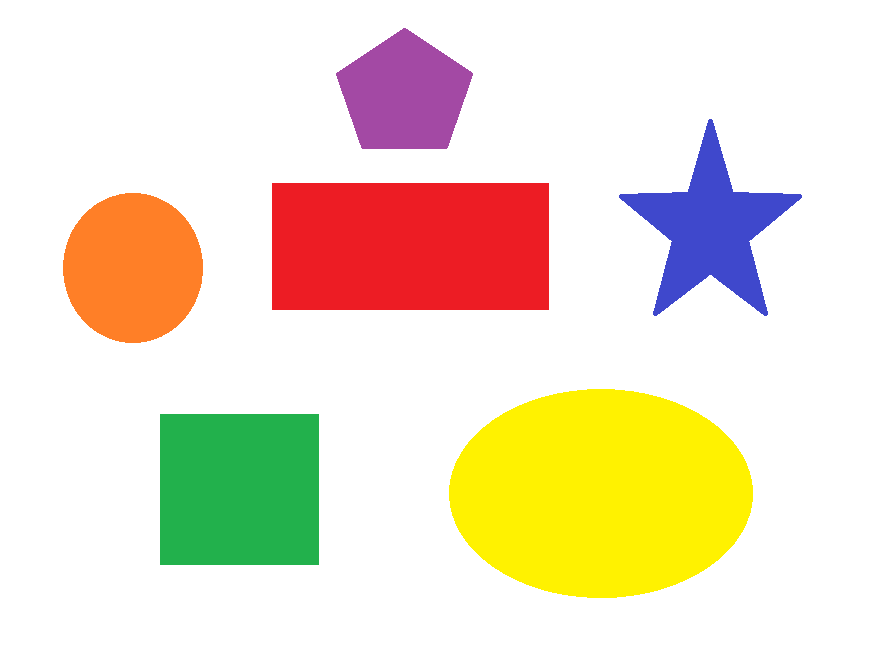
#> input picture Aditya_pics/shapes.png, 887 x 648 px
$ jupyter execute Aditya_OpenCV_CornerDetection.ipynb
#> lines starting #> are read from the running program, lines starting #| are printed output that depends on the picture; after the words box and inside, x2 and y2 are one past the last pixel; in counts of white or black regions, pixels touching at a corner belong together
#> further down, img is the input picture: shape (648, 887, 3); mean B, G, R 202.8, 225.1, 238.3
[cell 1]
import cv2
import numpy as np
import matplotlib.pyplot as plt

## Function for Harris Corner Detection Method

[cell 2]
def harrisCorner(img, color=[0, 0, 0]):
    gray = cv2.cvtColor(img, cv2.COLOR_BGR2GRAY)
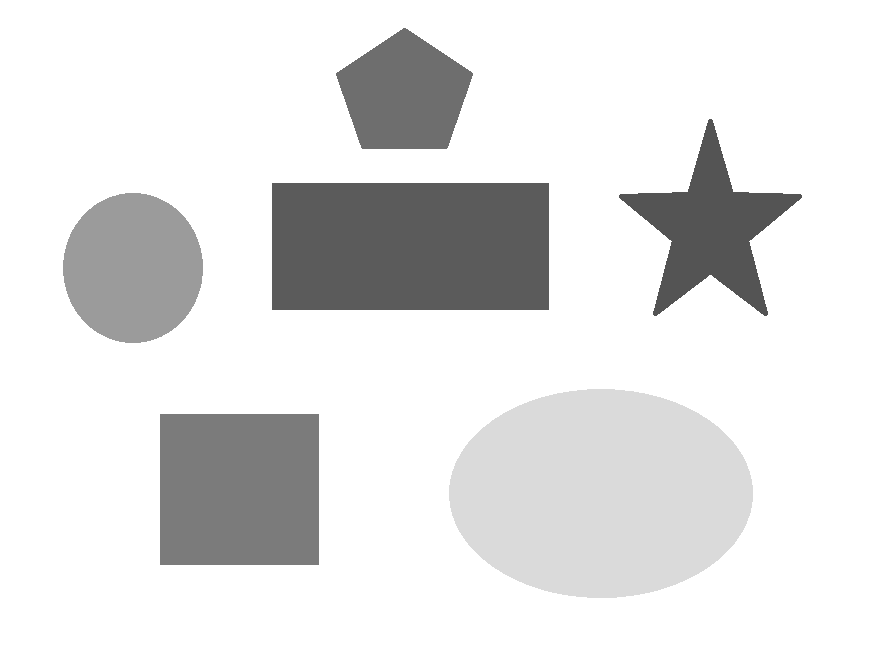
#> gray: shape (648, 887); min 84, max 255, mean 226.5
    gray = np.float32(gray)  # harris function requires float32 value

    detect = cv2.cornerHarris(gray, 5, 3, 0.04)
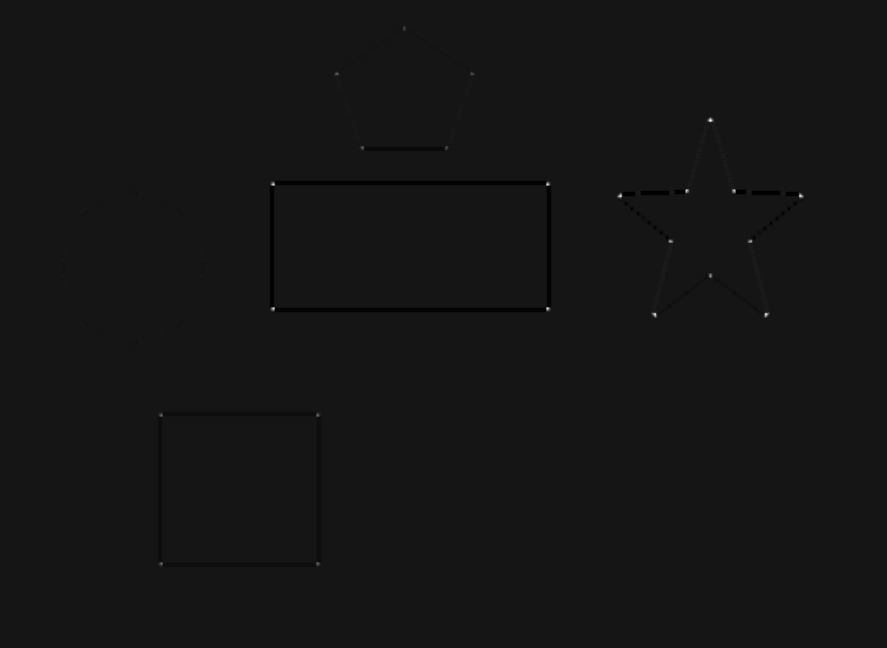
#> detect: shape (648, 887) float32; min -5472228.5, max 58338244, mean -32169.4; drawn with min black and max white
    detect = cv2.dilate(detect, None)
    img[detect > 0.01 * detect.max()] = color
#> img: shape (648, 887, 3); 0.65% of pixels changed, all inside (x1, y1, x2, y2) = (157, 25, 805, 568)

    img = cv2.cvtColor(img, cv2.COLOR_BGR2RGB)
    plt.imshow(img)
    plt.title('Harris Corner Output')
    plt.show()

## Function for Shi Tomasi Corner Detection Method

[cell 3]
def shi_tomasi(img, color=[0, 0, 0], max_corners=23, min_dist=15):
#> called with max_corners = 23, min_dist = 15
    gray = cv2.cvtColor(img, cv2.COLOR_BGR2GRAY)
    corners = cv2.goodFeaturesToTrack(gray, max_corners, 0.01, min_dist)
#> corners = 23 rows, first 8: [733, 191], [687, 191], [750, 241], [670, 241], [548, 309], [272, 309], [548, 183], [272, 183]
    corners = np.int64(corners)  # circle function requires int values and corners gets float values

    for i in corners:
        x, y = i[0][0], i[0][1]
        cv2.circle(img, (x, y), 5, color, -1)
#> this loop made 23 passes
#> (x, y) on passes 1 to 12: (733, 191), (687, 191), (750, 241), (670, 241), (548, 309), (272, 309), (548, 183), (272, 183), (318, 564), (160, 564), (318, 414), (160, 414)
#> img: shape (648, 887, 3); 0.32% of pixels changed, all inside (x1, y1, x2, y2) = (155, 23, 806, 570)

    img = cv2.cvtColor(img, cv2.COLOR_BGR2RGB)
    plt.imshow(img)
    plt.title('Shi-Tomasi Output')
    plt.show()

[cell 4]
img = cv2.imread('Aditya_pics/shapes.png')
harrisCorner(img)

[cell 5]
img = cv2.imread('Aditya_pics/shapes.png')
shi_tomasi(img)

[cell 6]
img = cv2.imread('Aditya_pics/pic5.png')
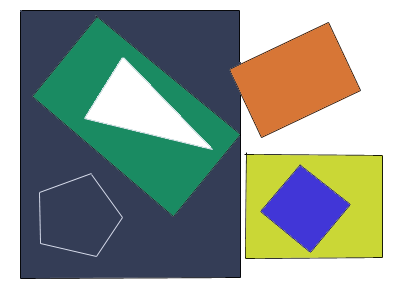
#> input picture Aditya_pics/pic5.png, 400 x 300 px
#> img is the input picture: shape (300, 400, 3); mean B, G, R 146.7, 155.8, 145.2
harrisCorner(img)
#> in harrisCorner (call 2), `gray = cv2.cvtColor(img, cv2.COLOR_BGR2GRAY)`:
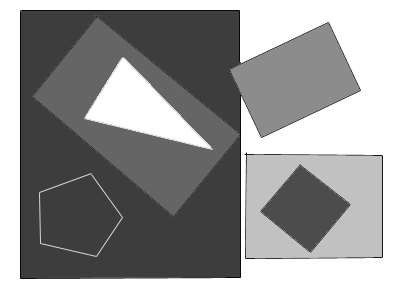
#> gray: shape (300, 400); min 0, max 255, mean 151.7
#> in harrisCorner (call 2), `img[detect > 0.01 * detect.max()] = color`:
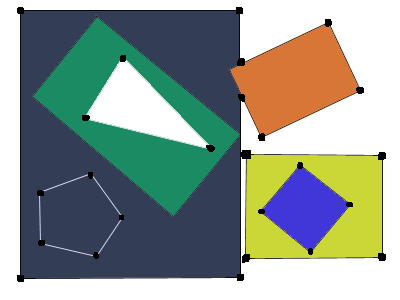
#> img: shape (300, 400, 3); 0.95% of pixels changed, all inside (x1, y1, x2, y2) = (17, 7, 386, 282)

[cell 7]
img = cv2.imread('Aditya_pics/pic5.png')
shi_tomasi(img, [0, 0, 0], 25, 10)
#> call 2 of shi_tomasi, with max_corners = 25, min_dist = 10
#> in shi_tomasi (call 2), `corners = cv2.goodFeaturesToTrack(gray, max_corners, 0.01, min_dist)`: corners = 25 rows, first 8: [246, 154], [240, 277], [20, 278], [239, 10], [20, 10], [241, 61], [382, 257], [380, 157]
#> the loop in shi_tomasi (call 2), `for i in corners:` made 25 passes
#> (x, y) on passes 1 to 12: (246, 154), (240, 277), (20, 278), (239, 10), (20, 10), (241, 61), (382, 257), (380, 157), (245, 258), (261, 137), (328, 22), (360, 90)
#> after the loop in shi_tomasi (call 2), `for i in corners:`:
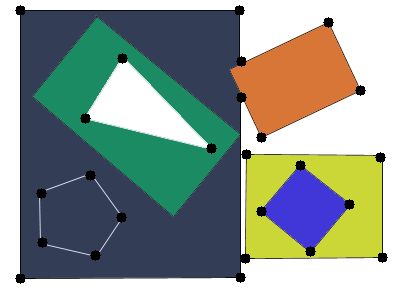
#> img: shape (300, 400, 3); 1.69% of pixels changed, all inside (x1, y1, x2, y2) = (15, 5, 388, 284)

[cell 8]
img = cv2.imread('Aditya_pics/chessboard.png')
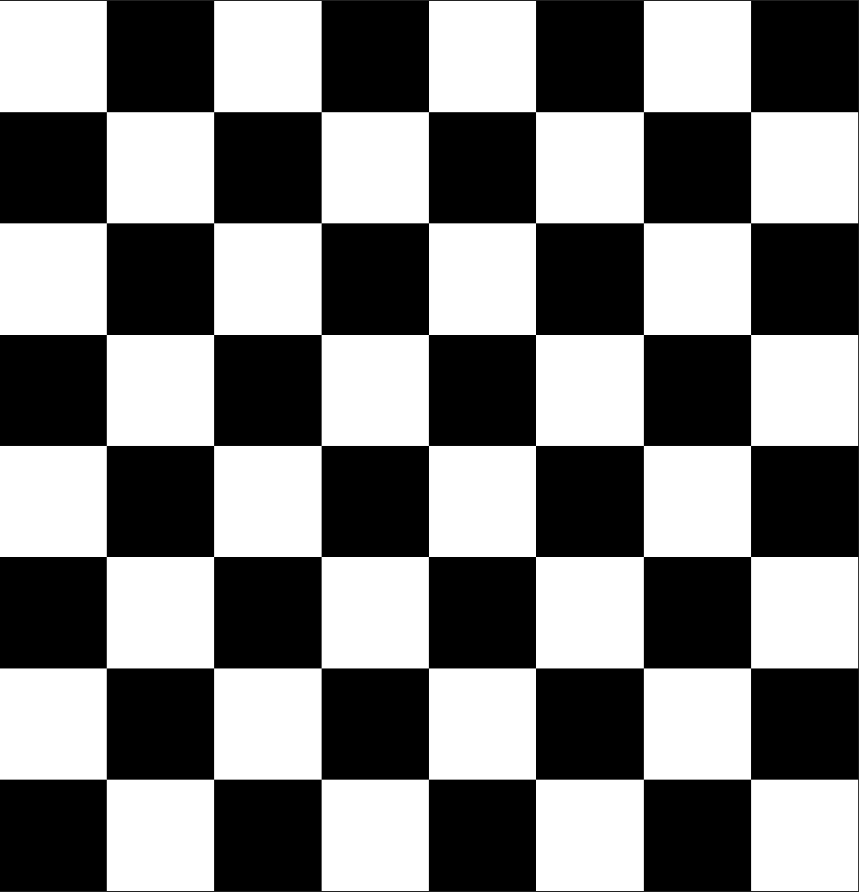
#> input picture Aditya_pics/chessboard.png, 859 x 892 px
#> img is the input picture: shape (892, 859, 3); min 0, max 255, mean 127.2
harrisCorner(img, [0, 0, 255])
#> in harrisCorner (call 3), `detect = cv2.cornerHarris(gray, 5, 3, 0.04)`:
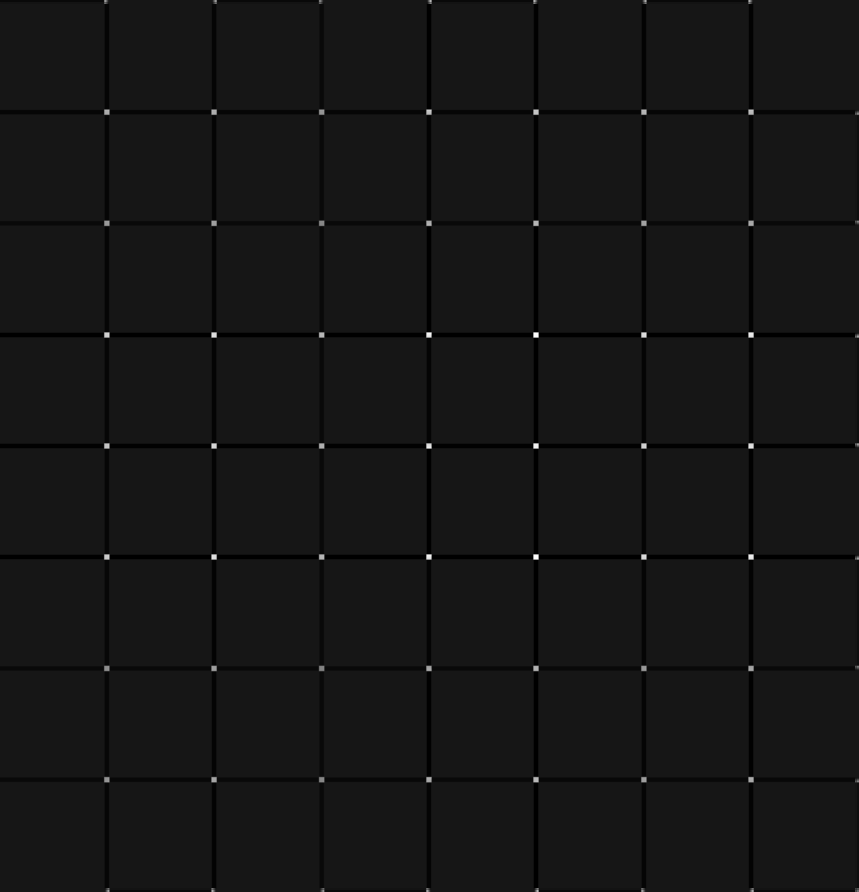
#> detect: shape (892, 859) float32; min -27060804, max 278455680, mean -1115913.5; drawn with min black and max white
#> in harrisCorner (call 3), `img[detect > 0.01 * detect.max()] = color`:
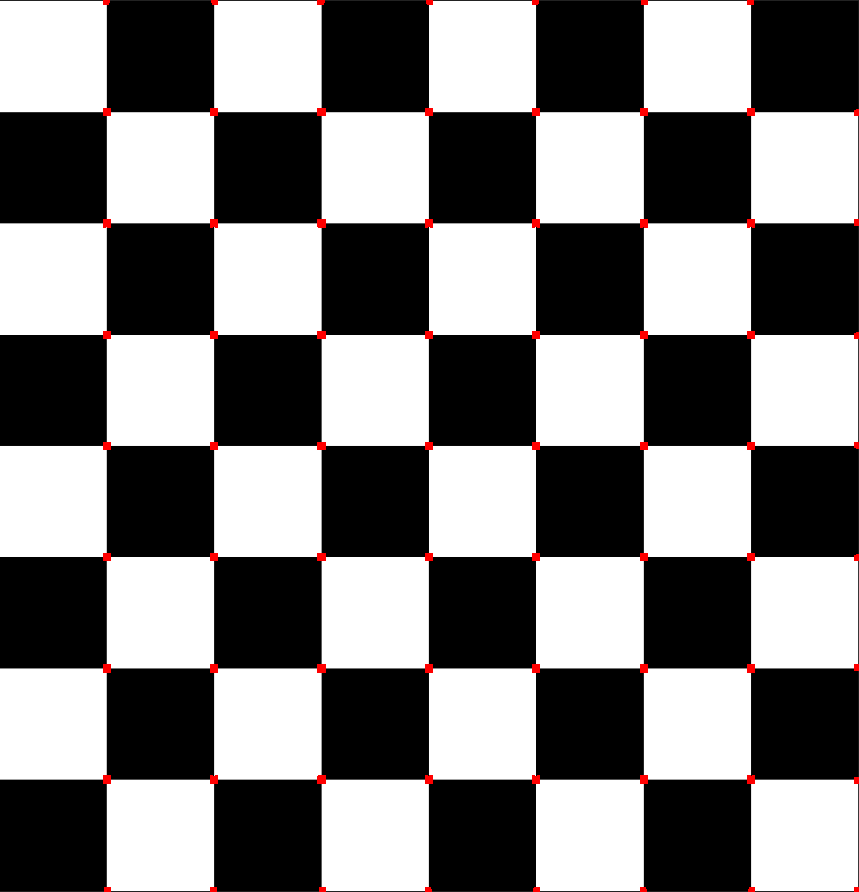
#> img: shape (892, 859, 3); 0.53% of pixels changed, all inside (x1, y1, x2, y2) = (103, 0, 859, 892)

[cell 9]
img = cv2.imread('Aditya_pics/chessboard.png')
shi_tomasi(img, [0, 0, 255], 0, 15)
#> call 3 of shi_tomasi, with max_corners = 0, min_dist = 15
#> in shi_tomasi (call 3), `corners = cv2.goodFeaturesToTrack(gray, max_corners, 0.01, min_dist)`: corners = 71 rows, first 8: [536, 335], [536, 557], [429, 334], [535, 446], [429, 556], [750, 556], [750, 334], [429, 446]
#> the loop in shi_tomasi (call 3), `for i in corners:` made 71 passes
#> (x, y) on passes 1 to 12: (536, 335), (536, 557), (429, 334), (535, 446), (429, 556), (750, 556), (750, 334), (429, 446), (750, 446), (213, 557), (213, 335), (644, 334)
#> after the loop in shi_tomasi (call 3), `for i in corners:`:
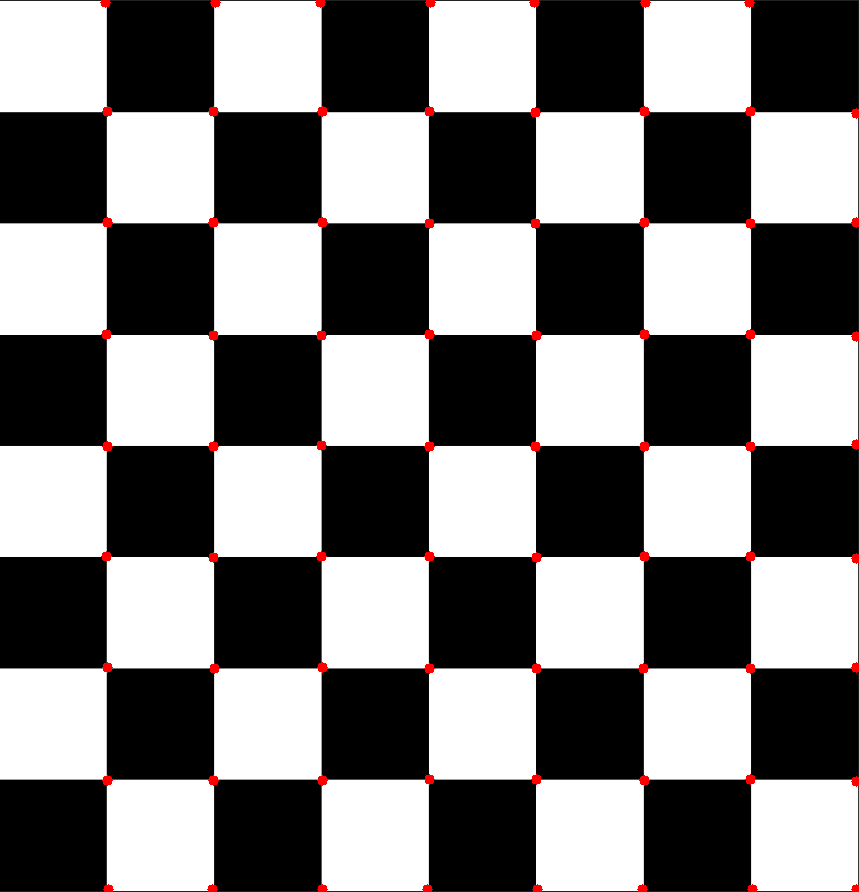
#> img: shape (892, 859, 3); 0.7% of pixels changed, all inside (x1, y1, x2, y2) = (100, 0, 859, 892)
